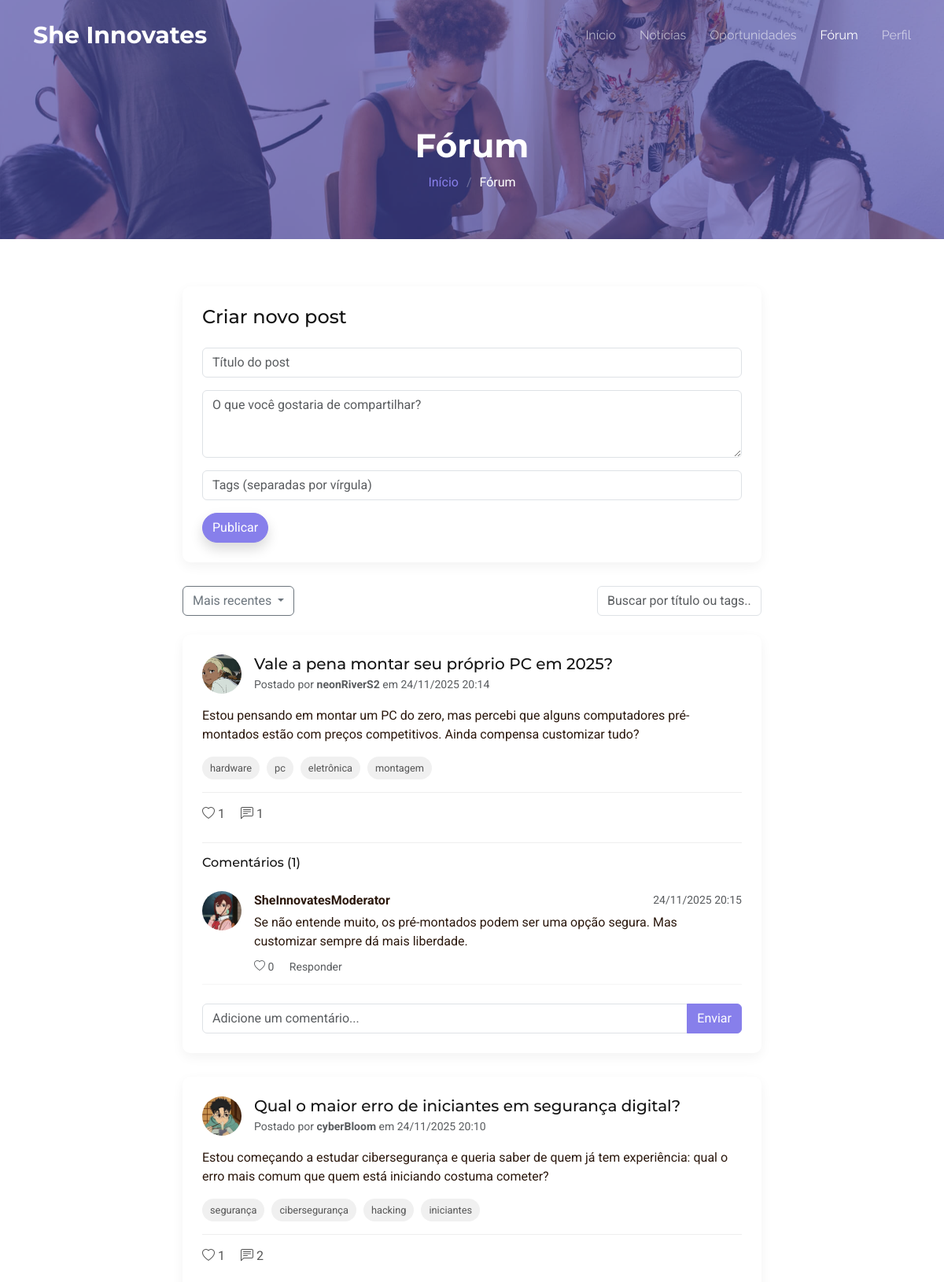
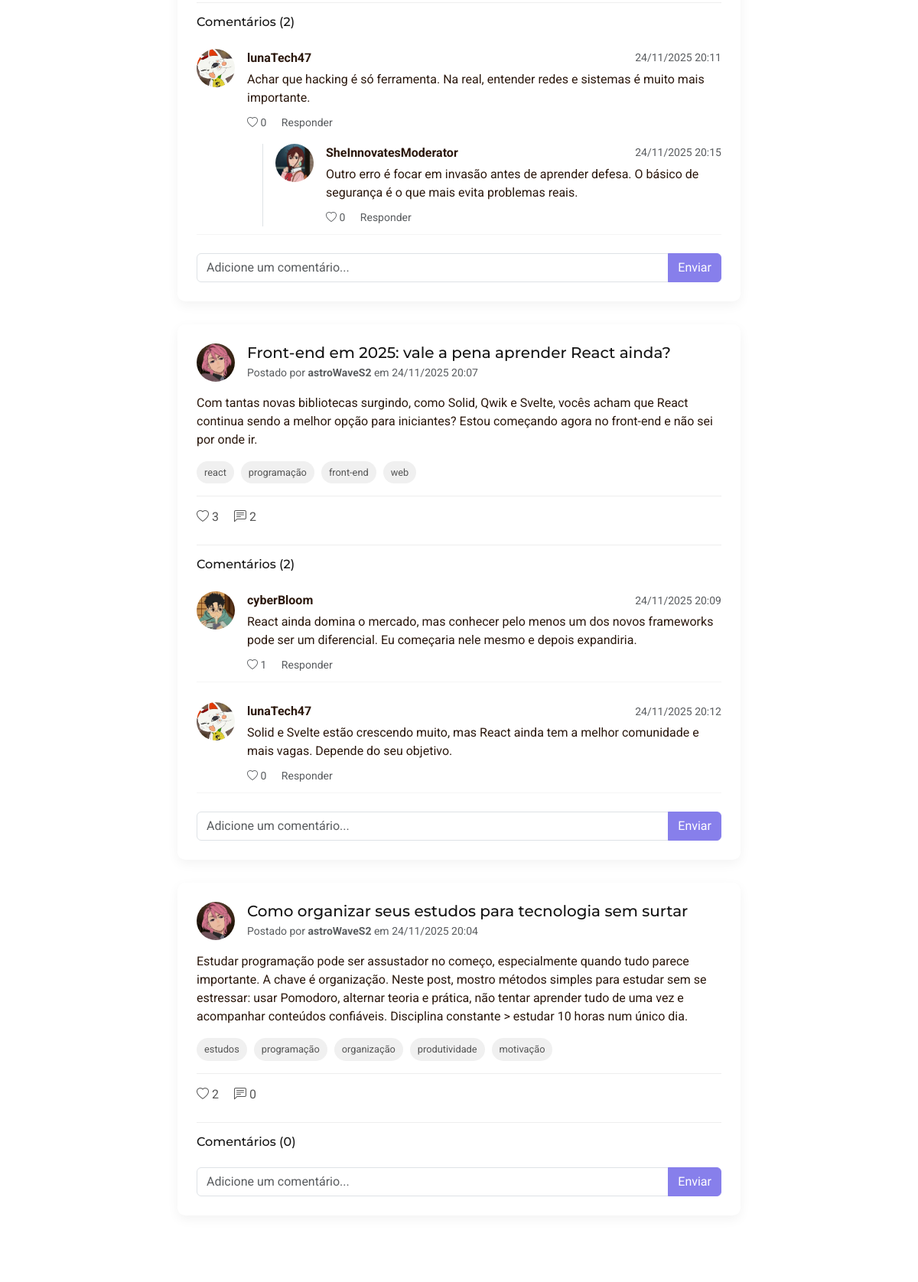
Page /Back-End-Projeto-Integrador/UserCadastrado/forumUserCad.php (upper part) on the committed database (2 pictures, top to bottom).
### tables this page shows
CREATE TABLE `forum_posts` (
  `post_id` int NOT NULL,
  `usuario_id` int NOT NULL,
  `titulo` varchar(255) NOT NULL,
  `conteudo` text NOT NULL,
  `data_criacao` datetime DEFAULT CURRENT_TIMESTAMP,
  `data_edicao` datetime DEFAULT NULL,
  `ativo` tinyint(1) DEFAULT '1'
);

CREATE TABLE `usuarios` (
  `usuario_id` int NOT NULL,
  `nome_usuario` varchar(50) NOT NULL,
  `email` varchar(100) NOT NULL,
  `senha` varchar(255) NOT NULL,
  `is_admin` tinyint(1) NOT NULL DEFAULT '0',
  `data_cadastro` timestamp NULL DEFAULT CURRENT_TIMESTAMP
);

CREATE TABLE `usuario_fotos` (
  `foto_id` int NOT NULL,
  `usuario_id` int NOT NULL,
  `nome_arquivo` varchar(255) NOT NULL,
  `caminho_arquivo` varchar(500) NOT NULL,
  `data_upload` timestamp NULL DEFAULT CURRENT_TIMESTAMP,
  `is_atual` tinyint(1) DEFAULT '1'
);

CREATE TABLE `post_comentarios` (
  `comentario_id` int NOT NULL,
  `post_id` int NOT NULL,
  `usuario_id` int NOT NULL,
  `comentario` text NOT NULL,
  `comentario_pai_id` int DEFAULT NULL,
  `data_criacao` datetime DEFAULT CURRENT_TIMESTAMP,
  `data_edicao` datetime DEFAULT NULL,
  `ativo` tinyint(1) DEFAULT '1'
);

### Back-End-Projeto-Integrador/UserCadastrado/forumUserCad.php (the view, shortened to what the rows shown need)
<?php
$posts = [];
$filtro_atual = isset($_GET['filtro']) ? $_GET['filtro'] : 'recentes';
$termo_busca = isset($_GET['busca']) ? trim($_GET['busca']) : '';
try {
    require_once __DIR__ . '/../controleForum/postsForum.php';
    $controller = new ForumController();
    if (!empty($termo_busca)) {
        $posts = $controller->buscarPosts($termo_busca);
        $modo_busca = true;
    } else {
        $posts = $controller->listarPostsFiltrados($filtro_atual);
    }
} catch (Exception $e) {
    error_log("Erro ao carregar posts: " . $e->getMessage());
    $_SESSION['erro'] = "Erro ao carregar o fórum: " . $e->getMessage();
}
?>
<!DOCTYPE html>
<html lang="pt-br">
<head>
    <?php require("../Include/hrefCssHead.php"); ?>
</head>
<body class="services-page">
<?php require_once __DIR__ . '/../Include/menuADM.php'; ?>
<main class="main">
    <div class="page-title dark-background" data-aos="fade" style="background-image: url(../assets/img/services-page-title-bg.jpg);">
        <div class="container">
            <h1>Fórum</h1>
        </div>
    </div>
        <div class="forum-container">
            <div class="container">
                <div class="row">
                    <div class="col-lg-8 mx-auto">
<div id="posts-container">
    <?php if (empty($posts)): ?>
        <div class="text-center py-5" data-aos="fade-up">
            <h5>
                <?php if (!empty($termo_busca)): ?>
                    Nenhum post encontrado para "<?php echo htmlspecialchars($termo_busca); ?>"
                <?php else: ?>
                    Nenhum post encontrado
                <?php endif; ?>
            </h5>
            <p class="text-muted">
                <?php if (!empty($termo_busca)): ?>
                    Tente buscar com outros termos ou <a href="?" class="text-primary">limpe a busca</a> para ver todos os posts.
                <?php else: ?>
                    Seja a primeira a criar um post no fórum!
                <?php endif; ?>
            </p>
        </div>
    <?php else: ?>
        <?php foreach ($posts as $post):
            $comentarios = $controller->listarComentariosPorPost($post['post_id']);
            $tags = $controller->getTagsDoPost($post['post_id']);
            $foto_perfil = $controller->getFotoPerfilUsuario($post['usuario_id']);
            $esta_curtido = isset($_SESSION['usuario_id']) ? $controller->verificarCurtidaPost($_SESSION['usuario_id'], $post['post_id']) : false;
        ?>
            <div class="forum-post" data-aos="fade-up" id="post-<?php echo $post['post_id']; ?>">
                <div class="d-flex mb-3">
                    <img src="<?php echo htmlspecialchars($foto_perfil); ?>" alt="Foto de <?php echo htmlspecialchars($post['nome_usuario']); ?>" class="user-avatar me-3">
                    <div>
                        <h5 class="mb-1"><?php echo htmlspecialchars($post['titulo']); ?></h5>
                        <p class="text-muted small mb-0">
                            Postado por <strong><?php echo htmlspecialchars($post['nome_usuario']); ?></strong>
                            em <?php echo date('d/m/Y H:i', strtotime($post['data_criacao'])); ?>
                        </p>
                    </div>
                </div>
                <p class="mb-3"><?php echo nl2br(htmlspecialchars($post['conteudo'])); ?></p>
                <?php if (!empty($tags)): ?>
                    <div class="mb-3">
                        <?php foreach ($tags as $tag): ?>
                            <span class="tag"><?php echo htmlspecialchars($tag); ?></span>
                        <?php endforeach; ?>
                    </div>
                <?php endif; ?>
                <div class="post-actions d-flex">
                    <div class="action-btn like-btn" data-post-id="<?php echo $post['post_id']; ?>">
                        <i class="bi bi-heart<?php echo $esta_curtido ? '-fill text-danger' : ''; ?> me-1"></i>
                        <span class="like-count"><?php echo $post['curtidas']; ?></span>
                    </div>
                    <div class="action-btn comment-btn">
                        <i class="bi bi-chat-left-text me-1"></i> <span><?php echo $post['total_comentarios']; ?></span>
                    </div>
                </div>
                <div class="comments-section mt-4">
                    <h6 class="mb-3">Comentários (<?php echo count($comentarios); ?>)</h6>
                    <?php
                    $comentarios_principais = array_filter($comentarios, function($c) { return $c['comentario_pai_id'] === null; });
                    ?>
                    <?php foreach ($comentarios_principais as $comentario):
                        $foto_comentario = $controller->getFotoPerfilUsuario($comentario['usuario_id']);
                        $total_curtidas_comentario = $controller->getTotalCurtidasComentario($comentario['comentario_id']);
                        $esta_curtido_comentario = isset($_SESSION['usuario_id']) ? $controller->verificarCurtidaComentario($_SESSION['usuario_id'], $comentario['comentario_id']) : false;
                    ?>
                        <div class="comment mb-3">
                            <div class="d-flex">
                                <img src="<?php echo htmlspecialchars($foto_comentario); ?>" alt="Foto de <?php echo htmlspecialchars($comentario['nome_usuario']); ?>" class="user-avatar me-3">
                                <div class="flex-grow-1">
                                    <div class="d-flex justify-content-between align-items-center mb-1">
                                        <strong><?php echo htmlspecialchars($comentario['nome_usuario']); ?></strong>
                                        <small class="text-muted"><?php echo date('d/m/Y H:i', strtotime($comentario['data_criacao'])); ?></small>
                                    </div>
                                    <p class="mb-2"><?php echo htmlspecialchars($comentario['comentario']); ?></p>
                                    <div class="comment-actions">
                                        <a href="#" class="text-muted small me-3 like-comment-btn" data-comentario-id="<?php echo $comentario['comentario_id']; ?>">
                                            <i class="bi bi-heart<?php echo $esta_curtido_comentario ? '-fill text-danger' : ''; ?>"></i>
                                            <span class="comment-like-count"><?php echo $total_curtidas_comentario; ?></span>
                                        </a>
                                        <a href="#" class="text-muted small reply-btn" data-comentario-id="<?php echo $comentario['comentario_id']; ?>">Responder</a>
                                    </div>
                                    <?php
                                    $respostas = array_filter($comentarios, function($c) use ($comentario) {
                                        return $c['comentario_pai_id'] == $comentario['comentario_id'];
                                    });
                                    ?>
                                    <?php foreach ($respostas as $resposta):
                                        $foto_resposta = $controller->getFotoPerfilUsuario($resposta['usuario_id']);
                                        $total_curtidas_resposta = $controller->getTotalCurtidasComentario($resposta['comentario_id']);
                                        $esta_curtido_resposta = isset($_SESSION['usuario_id']) ? $controller->verificarCurtidaComentario($_SESSION['usuario_id'], $resposta['comentario_id']) : false;
                                    ?>
                                        <div class="comment-reply mt-3 ps-3 border-start">
                                            <div class="d-flex">
                                                <img src="<?php echo htmlspecialchars($foto_resposta); ?>" alt="Foto de <?php echo htmlspecialchars($resposta['nome_usuario']); ?>" class="user-avatar me-3">
                                                <div>
                                                    <div class="d-flex justify-content-between align-items-center mb-1">
                                                        <strong><?php echo htmlspecialchars($resposta['nome_usuario']); ?></strong>
                                                        <small class="text-muted"><?php echo date('d/m/Y H:i', strtotime($resposta['data_criacao'])); ?></small>
                                                    </div>
                                                    <p class="mb-2"><?php echo htmlspecialchars($resposta['comentario']); ?></p>
                                                    <div class="comment-actions">
                                                        <a href="#" class="text-muted small me-3 like-comment-btn" data-comentario-id="<?php echo $resposta['comentario_id']; ?>">
                                                            <i class="bi bi-heart<?php echo $esta_curtido_resposta ? '-fill text-danger' : ''; ?>"></i>
                                                            <span class="comment-like-count"><?php echo $total_curtidas_resposta; ?></span>
                                                        </a>
                                                        <a href="#" class="text-muted small reply-btn" data-comentario-id="<?php echo $comentario['comentario_id']; ?>">Responder</a>
                                                    </div>
                                                </div>
                                            </div>
                                        </div>
                                    <?php endforeach; ?>
                                </div>
                            </div>
                        </div>
                    <?php endforeach; ?>
                    <div class="add-comment mt-4">
                        <form class="comment-form" action="../controleForum/postsForum.php?action=adicionar_comentario" method="POST">
                            <div class="input-group">
                                <input type="text" class="form-control" name="comentario" placeholder="Adicione um comentário..." required>
                                <button class="btn btn-primary" type="submit">Enviar</button>
                            </div>
                        </form>
                    </div>
                </div>
            </div>
        <?php endforeach; ?>
    <?php endif; ?>
</div>
                    </div>
                </div>
            </div>
        </div>
    </main>
</body>
</html>

### rows in the picture
forum_posts: usuario.caminho_arquivo (picture), titulo "Vale a pena montar seu próprio PC em 2025?", usuario.nome_usuario "neonRiverS2", data_criacao "24/11/2025 20:14", conteudo "Estou pensando em montar um PC do zero, mas percebi que alguns computadores pré-montados estão com preços competitivos. Ainda compensa customizar tudo?", tag "hardware", tag "pc", tag "eletrônica", tag "montagem", curtidas "1", total_comentarios "1", count($comentarios) "1"
post_comentarios: usuario.caminho_arquivo (picture), usuario.nome_usuario "SheInnovatesModerator", data_criacao "24/11/2025 20:15", comentario "Se não entende muito, os pré-montados podem ser uma opção segura. Mas customizar sempre dá mais liberdade.", total_curtidas_comentario "0"
forum_posts: usuario.caminho_arquivo (picture), titulo "Qual o maior erro de iniciantes em segurança digital?", usuario.nome_usuario "cyberBloom", data_criacao "24/11/2025 20:10", conteudo "Estou começando a estudar cibersegurança e queria saber de quem já tem experiência: qual o erro mais comum que quem está iniciando costuma cometer?", tag "segurança", tag "cibersegurança", tag "hacking", tag "iniciantes", curtidas "1", total_comentarios "2", count($comentarios) "2"
post_comentarios: usuario.caminho_arquivo (picture), usuario.nome_usuario "lunaTech47", data_criacao "24/11/2025 20:11", comentario "Achar que hacking é só ferramenta. Na real, entender redes e sistemas é muito mais importante.", total_curtidas_comentario "0"
post_comentarios: usuario.caminho_arquivo (picture), usuario.nome_usuario "SheInnovatesModerator", data_criacao "24/11/2025 20:15", comentario "Outro erro é focar em invasão antes de aprender defesa. O básico de segurança é o que mais evita problemas reais.", total_curtidas_resposta "0"
forum_posts: usuario.caminho_arquivo (picture), titulo "Front-end em 2025: vale a pena aprender React ainda?", usuario.nome_usuario "astroWaveS2", data_criacao "24/11/2025 20:07", conteudo "Com tantas novas bibliotecas surgindo, como Solid, Qwik e Svelte, vocês acham que React continua sendo a melhor opção para iniciantes? Estou começando agora no front-end e não sei por onde ir.", tag "react", tag "programação", tag "front-end", tag "web", curtidas "3", total_comentarios "2", count($comentarios) "2"
post_comentarios: usuario.caminho_arquivo (picture), usuario.nome_usuario "cyberBloom", data_criacao "24/11/2025 20:09", comentario "React ainda domina o mercado, mas conhecer pelo menos um dos novos frameworks pode ser um diferencial. Eu começaria nele mesmo e depois expandiria.", total_curtidas_comentario "1"
post_comentarios: usuario.caminho_arquivo (picture), usuario.nome_usuario "lunaTech47", data_criacao "24/11/2025 20:12", comentario "Solid e Svelte estão crescendo muito, mas React ainda tem a melhor comunidade e mais vagas. Depende do seu objetivo.", total_curtidas_comentario "0"
forum_posts: usuario.caminho_arquivo (picture), titulo "Como organizar seus estudos para tecnologia sem surtar", usuario.nome_usuario "astroWaveS2", data_criacao "24/11/2025 20:04", conteudo "Estudar programação pode ser assustador no começo, especialmente quando tudo parece importante. A chave é organização. Neste post, mostro métodos simples para estudar sem se estressar: usar Pomodoro, alternar teoria e prática, não tentar aprender tudo de uma vez e acompanhar conteúdos confiáveis. Disciplina constante > estudar 10 horas num único dia.", tag "estudos", tag "programação", tag "organização", tag "produtividade", tag "motivação", curtidas "2", total_comentarios "0", count($comentarios) "0"
